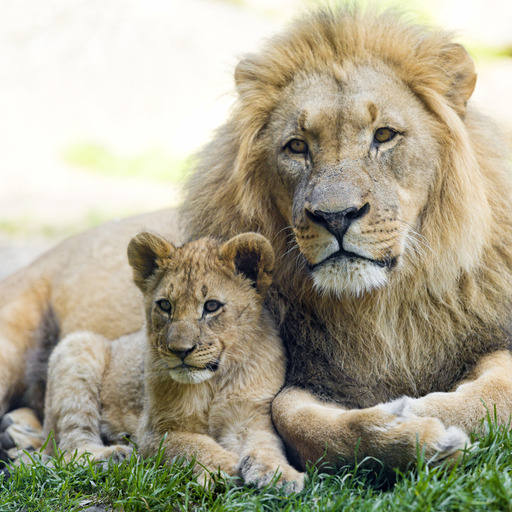
//> input picture lab1/lion.jpg, 512 x 512 px
$ ./main lion.jpg   (built with g++ and OpenCV 4)
//> lines starting //> are read from the running program, lines starting //| are printed output that depends on the picture; after the words box and inside, x2 and y2 are one past the last pixel; in counts of white or black regions, pixels touching at a corner belong together
#include <opencv2/highgui.hpp>
#include <opencv2/imgproc.hpp>
#include <iostream>

using namespace cv;
using namespace std;

int main(int argc, char *argv[])
{
    if(argc != 2)
    {
        cerr << "Error: image not found" << endl;
        return 1;
    }

    string imagePath = argv[1];
    Mat imageOrig, imageHSV, imageGray, imageBin;

    imageOrig = imread(imagePath);
//> imageOrig is the input picture: 512 rows x 512 cols, CV_8UC3; mean B, G, R 142.6, 164.3, 169.2

    if(imageOrig.empty())
    {
        cerr << "Error: could not read the image: " << imagePath << endl;
        return 1;
    }

    cvtColor(imageOrig, imageHSV, COLOR_BGR2HSV);
//> imageHSV: 512 rows x 512 cols, CV_8UC3; mean H, S, V 30.9, 56.6, 173
    cvtColor(imageOrig, imageGray, COLOR_BGR2GRAY);
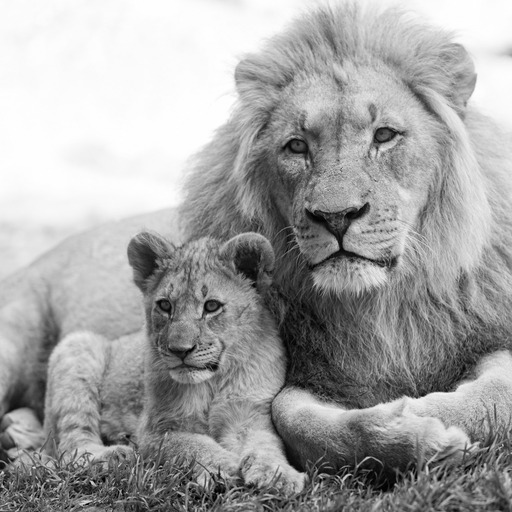
//> imageGray: 512 rows x 512 cols, CV_8UC1; min 0, max 255, mean 163.3
    threshold(imageGray, imageBin, 127, 255, THRESH_BINARY);
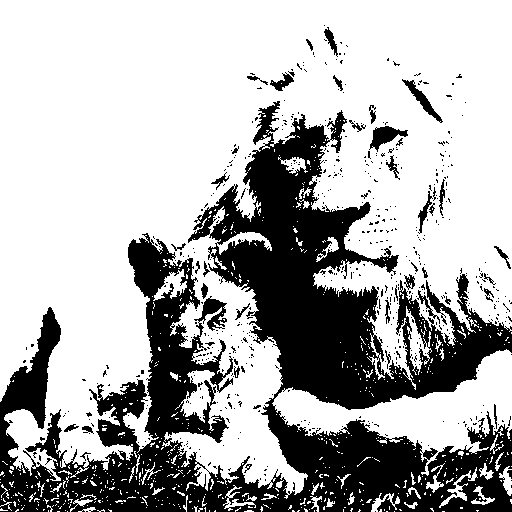
//> imageBin: 512 rows x 512 cols, CV_8UC1; 68.9% white; 578 black regions (536 under 20 px), largest, box (x1, y1, x2, y2) and area: (0, 101, 512, 512) 76829, (369, 126, 408, 152) 455, (402, 79, 443, 123) 378

    imshow("Original image", imageOrig);
    imshow("HSV image", imageHSV);
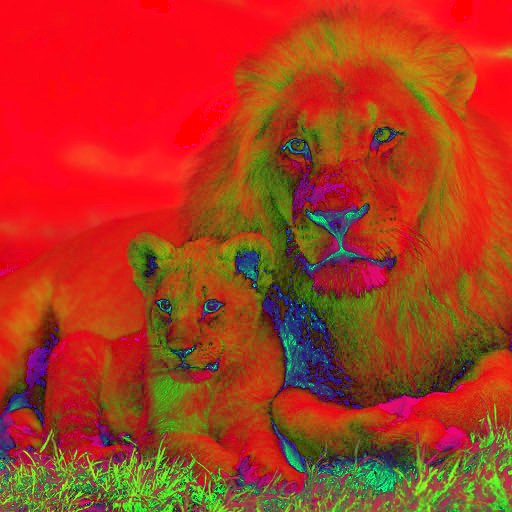
//> window 'HSV image': 512 rows x 512 cols, CV_8UC3; mean B, G, R 30.9, 56.6, 173
    imshow("Gray image", imageGray);
    imshow("Binary image", imageBin);

    circle(imageOrig, Point(350, 170), 140, Scalar(255, 255, 255), 2);
    circle(imageOrig, Point(200, 310), 85, Scalar(255, 255, 255), 2);
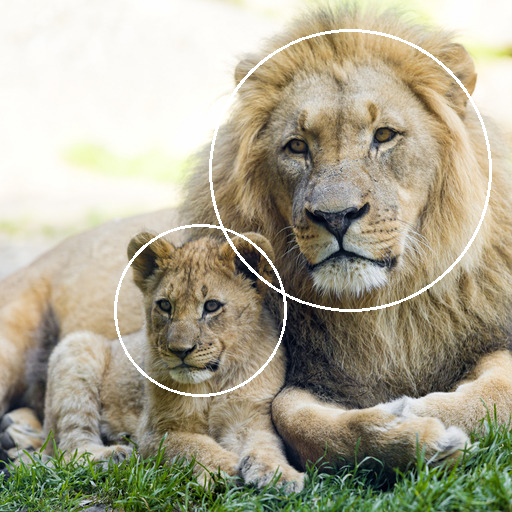
//> imageOrig: 512 rows x 512 cols, CV_8UC3; mean B, G, R 144.7, 166, 170.7

    imshow("Image with circle", imageOrig);

    waitKey(0);

    return 0;
}
